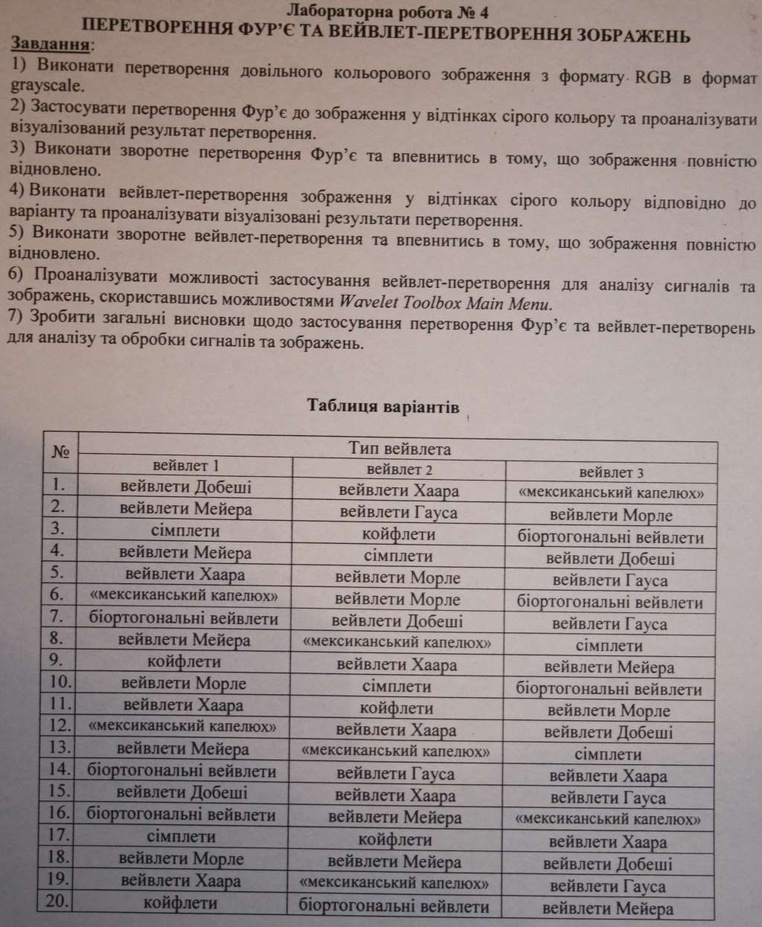
%> input picture kpi.ua/classes/Digital Signal and Image Processing/Lab4/Task.JPG, 762 x 927 px, shrunk from 1024 x 1246 before the run
$ octave --eval "main('Task.JPG');"   (GNU Octave 9; MATLAB toolbox functions it lacks are replaced by stand-ins)
%> lines starting %> are read from the running program, lines starting %| are printed output that depends on the picture
function main( path )
%> called with path = 'Task.JPG'
%MAIN Summary of this function goes here
%   Detailed explanation goes here

clc

% 1.	Виконати перетворення довільного кольорового зображення з формату RGB в формат grayscale
imgRGB = imread(path);
%> imgRGB is the input picture: size 927x762x3 uint8; mean R, G, B 153.7, 141.6, 139.3
img = rgb2gray(imgRGB);
figure, imshow(img), title('Original Black&White Image')

% 2.	Застосувати перетворення Фур’є до зображення у відтінках сірого кольору
test_fft2=fft2(im2double(img));
figure, imshow(test_fft2), title('Furier Transform')
figure, imshow(log(1+abs(test_fft2)),[]), title('Logarithm of Furier Transform')
%> after `imshow(log(1+abs(test_fft2)),[])`:
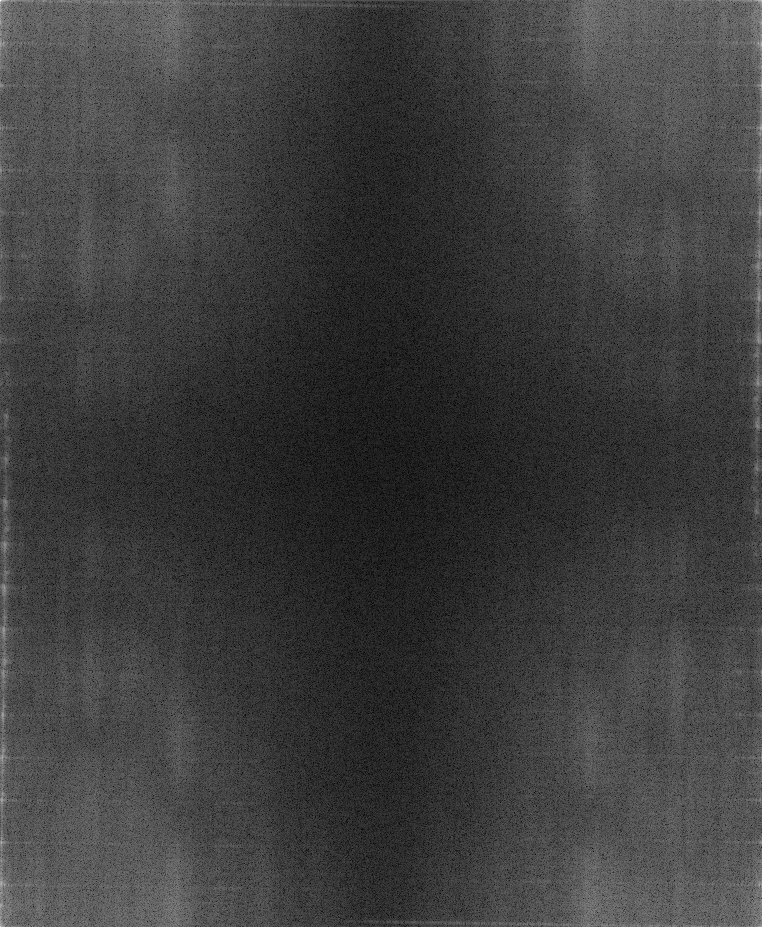
%> displayed picture: size 927x762, on the screen's scale of 0 to 255; min 0, max 255, mean 61.8
figure, imshow(log(1+abs(fftshift(test_fft2))),[]), title('Logarithm of Furier Transform with Shift')
%> after `imshow(log(1+abs(fftshift(test_fft2))),[])`:
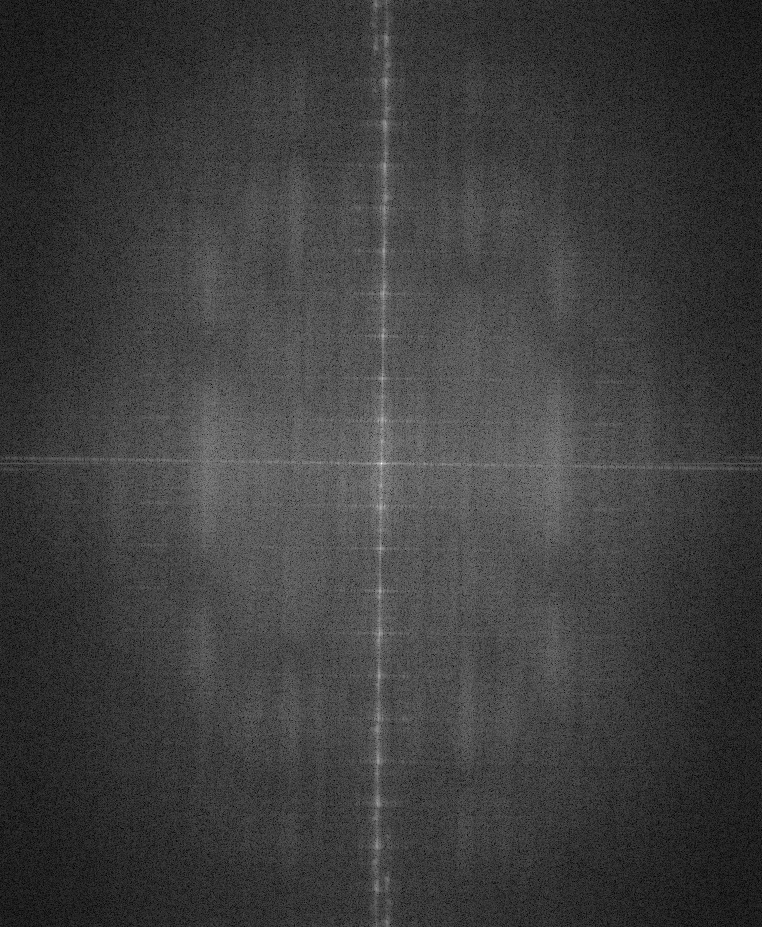
%> displayed picture: size 927x762, on the screen's scale of 0 to 255; min 0, max 255, mean 61.8; mean of the top-left, top-right, bottom-left and bottom-right quarters 62.1, 61.4, 61.4, 62.3

% 3.	Виконати зворотне перетворення Фур’є та впевнитись в тому, що зображення повністю відновлено.
inverse = ifft2(test_fft2);
figure, imshow(inverse), title('Inverse Furier Transform')

% 4.	Виконати вейвлет-перетворення зображення у відтінках сірого кольору відповідно до варіанту
[cA1,cH1,cV1,cD1] = dwt2(img,'sym2');     % Symplets
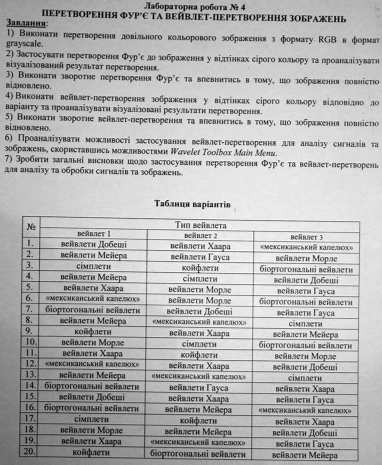
%> cA1: size 465x382 double; min 31.93, max 398.5, mean 289.7; drawn with min black and max white
[cA2,cH2,cV2,cD2] = dwt2(img,'coif1');    % Coiflets
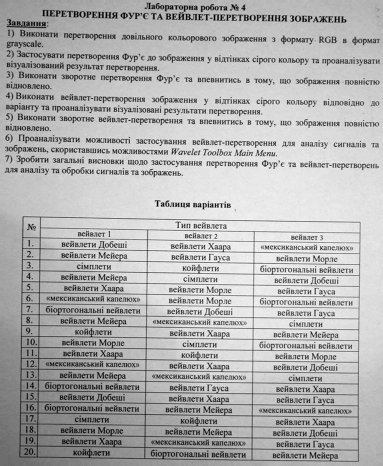
%> cA2: size 466x383 double; min 36.31, max 398.4, mean 289.7; drawn with min black and max white
[cA3,cH3,cV3,cD3] = dwt2(img,'haar');     % Haar
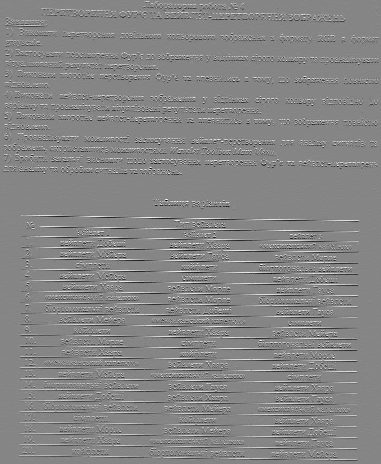
%> cH3: size 464x381 double; min -135, max 122.5, mean 0.1; drawn with min black and max white
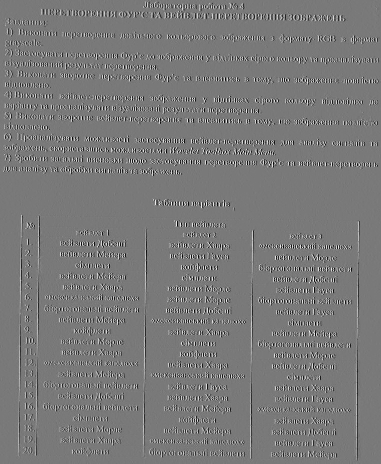
%> cV3: size 464x381 double; min -99, max 108.5, mean -0.1; drawn with min black and max white

% Symplets
figure,
subplot(221), imshow(mat2gray(cA1)), title('Respectively')
subplot(222), imshow(mat2gray(cH1)), title('Horizontal')
subplot(223), imshow(mat2gray(cV1)), title('Vertical')
subplot(224), imshow(mat2gray(cD1)), title('Diagonal')

% Coiflets
figure,
subplot(221), imshow(mat2gray(cA2)), title('Respectively')
subplot(222), imshow(mat2gray(cH2)), title('Horizontal')
subplot(223), imshow(mat2gray(cV2)), title('Vertical')
subplot(224), imshow(mat2gray(cD2)), title('Diagonal')

% Haar
figure,
subplot(221), imshow(mat2gray(cA3)), title('Respectively')
subplot(222), imshow(mat2gray(cH3)), title('Horizontal')
subplot(223), imshow(mat2gray(cV3)), title('Vertical')
subplot(224), imshow(mat2gray(cD3)), title('Diagonal')

% 5.	Виконати зворотне вейвлет-перетворення та впевнитись в тому, що зображення повністю відновлено.
inverse1 = idwt2(cA1,cH1,cV1,cD1, 'sym2');
inverse2 = idwt2(cA2,cH2,cV2,cD2, 'coif1');
inverse3 = idwt2(cA3,cH3,cV3,cD3, 'haar');

figure,
subplot(131), imshow(mat2gray(inverse1)), title('Symplets inverse')
%> after `imshow(mat2gray(inverse1))`:
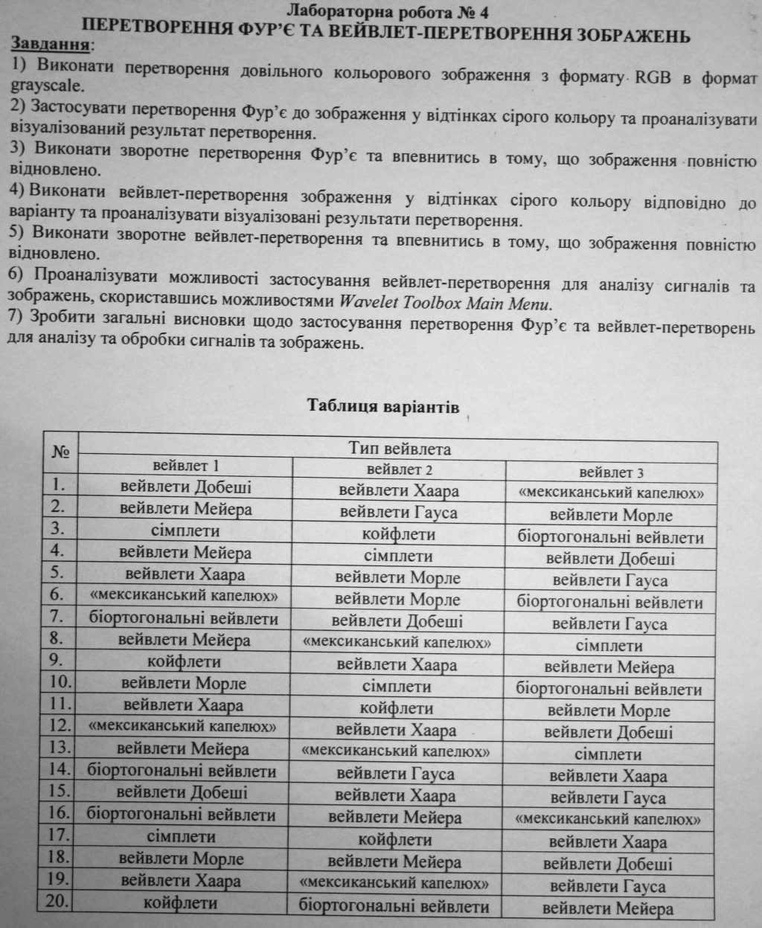
%> displayed picture: size 928x762, on the screen's scale of 0 to 255; min 0, max 255, mean 174.9
subplot(132), imshow(mat2gray(inverse2)), title('Coiflets inverse')
subplot(133), imshow(mat2gray(inverse3)), title('Haar inverse')

% 6.	Проаналізувати можливості застосування вейвлет-перетворення для аналізу сигналів та зображень,
% скориставшись можливостями Wavelet Toolbox Main Menu.
wavemenu
%> (this line was passed over: wavemenu is not available in this run)
end

$ run again, on kpi.ua/classes/Digital Signal and Image Processing/Lab4/image.jpg
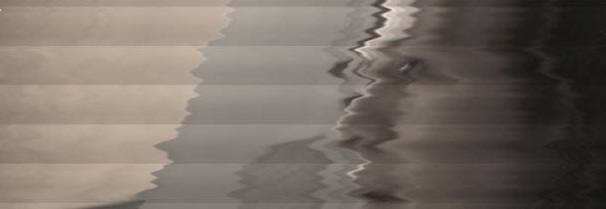
%> input picture kpi.ua/classes/Digital Signal and Image Processing/Lab4/image.jpg, 606 x 209 px
%> in main, imgRGB is the input picture: size 209x606x3 uint8; mean R, G, B 119.7, 110.2, 102.3
%> in main, `[cA2,cH2,cV2,cD2] = dwt2(img,'coif1');`:
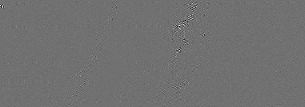
%> cD2: size 107x305 double; min -11.94, max 14.96, mean -0.00351; drawn with min black and max white
%> in main, `imshow(mat2gray(cD3))`:
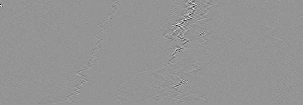
%> displayed picture: size 105x303, on the screen's scale of 0 to 255; min 0, max 255, mean 147.9
